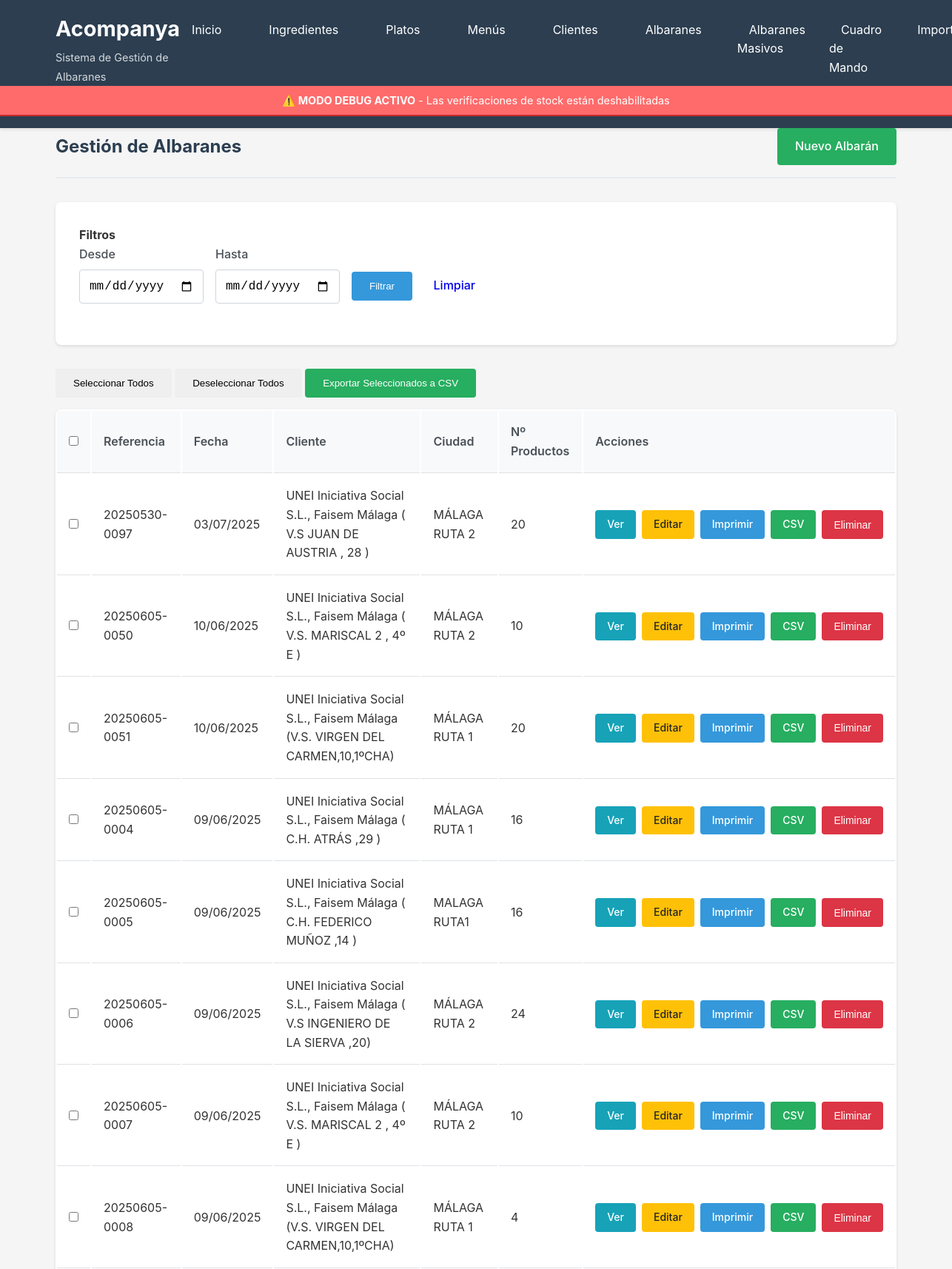
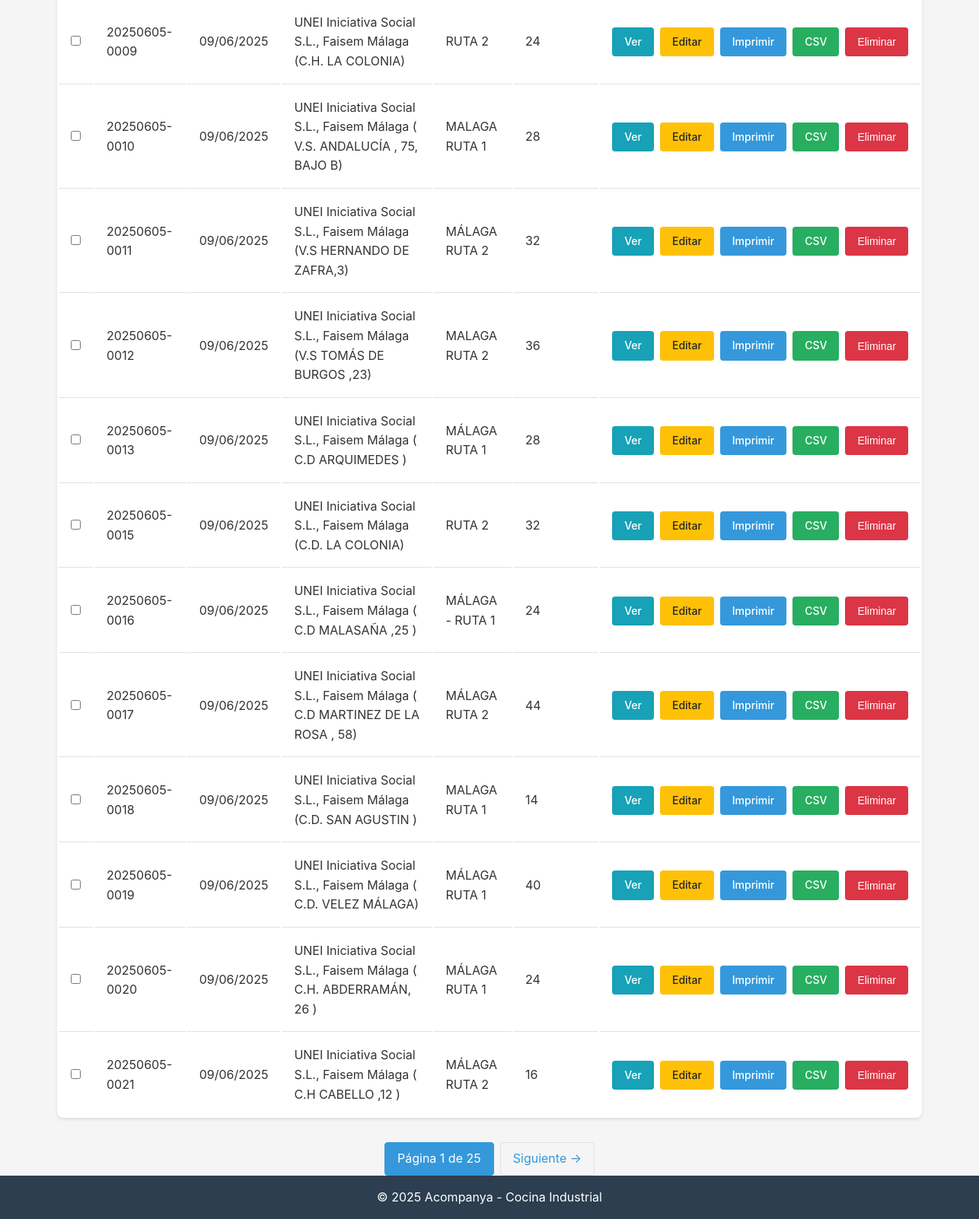
/albaranes/, run on an earlier commit of the app's database (2 pictures, top to bottom).
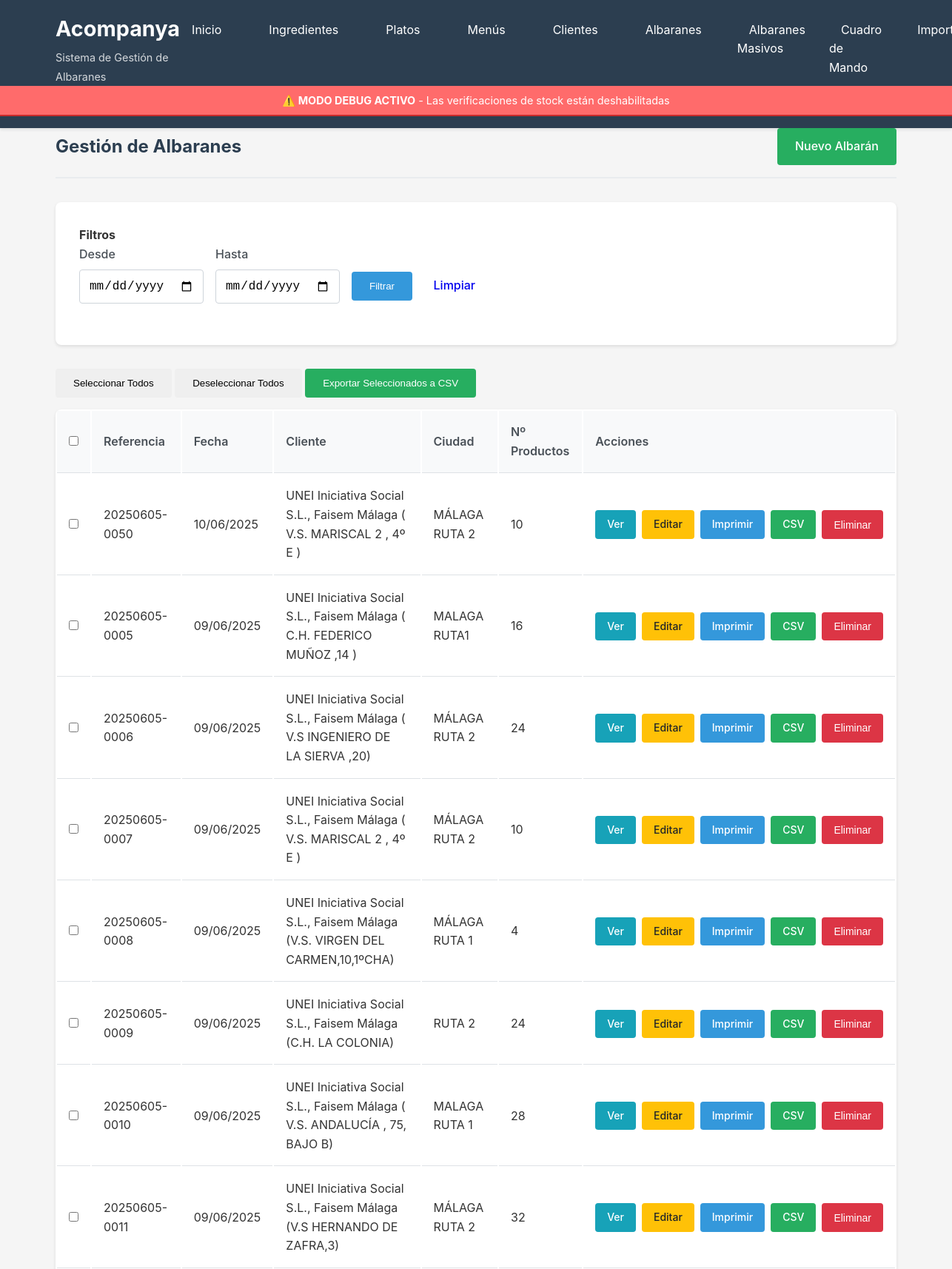
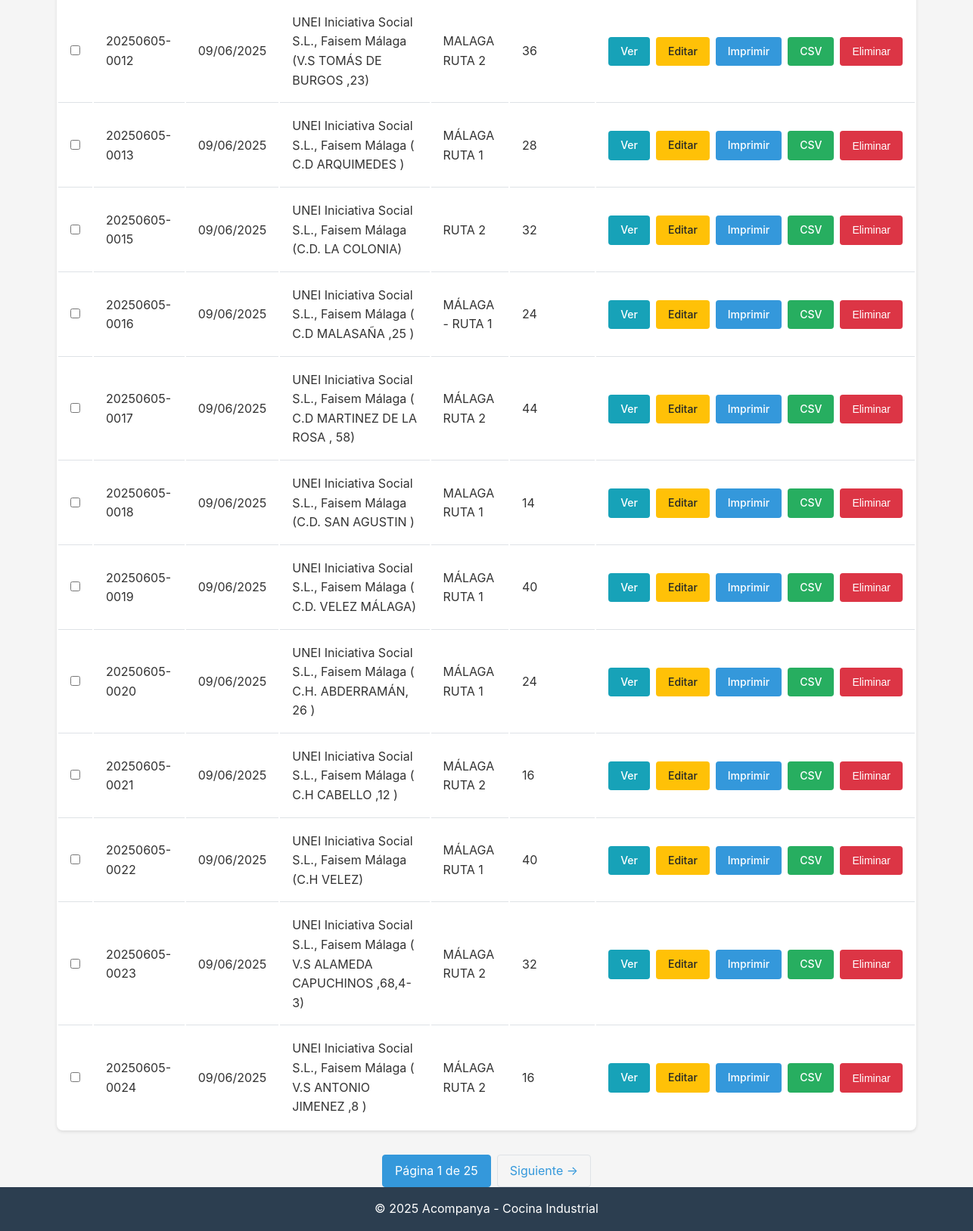
And on a later commit of the database (2 pictures, top to bottom).
### database/models.py (models this page shows, shortened)
class Albaran(db.Model):
    __tablename__ = 'albaranes'
    id = db.Column(db.Integer, primary_key=True)
    fecha = db.Column(db.Date, nullable=False, default=datetime.utcnow)
    referencia = db.Column(db.String(100), unique=True, nullable=False)
    destinatario = db.Column(db.String(200), nullable=True)
    cliente_id = db.Column(db.Integer, db.ForeignKey('clientes.id'), nullable=True)
    created_at = db.Column(db.DateTime, default=datetime.utcnow)
    detalles = db.relationship('AlbaranDetalle', backref='albaran', lazy='dynamic', cascade='all, delete-orphan')

class Cliente(db.Model):
    __tablename__ = 'clientes'
    id = db.Column(db.Integer, primary_key=True)
    nombre = db.Column(db.String(200), nullable=False, unique=True)
    ciudad = db.Column(db.String(100), nullable=False)
    created_at = db.Column(db.DateTime, default=datetime.utcnow)
    updated_at = db.Column(db.DateTime, default=datetime.utcnow, onupdate=datetime.utcnow)
    albaranes = db.relationship('Albaran', backref='cliente', lazy='dynamic')

### routes/albaranes.py (the view)
@albaranes_bp.route('/')
def listar():
    page = request.args.get('page', 1, type=int)
    fecha_desde = request.args.get('fecha_desde')
    fecha_hasta = request.args.get('fecha_hasta')
    query = Albaran.query
    if fecha_desde:
        query = query.filter(Albaran.fecha >= datetime.strptime(fecha_desde, '%Y-%m-%d').date())
    if fecha_hasta:
        query = query.filter(Albaran.fecha <= datetime.strptime(fecha_hasta, '%Y-%m-%d').date())
    albaranes = query.order_by(Albaran.fecha.desc()).paginate(
        page=page, per_page=20, error_out=False
    )
    return render_template('albaranes/listar.html', albaranes=albaranes)

### templates/albaranes/listar.html (shortened to what this page needs)
{% extends "base.html" %}
{% block content %}
<div class="page-header">
    <h2>Gestión de Albaranes</h2>
    <a href="{{ url_for('albaranes.nuevo') }}" class="btn btn-success">Nuevo Albarán</a>
</div>
<form method="GET" action="{{ url_for('albaranes.listar') }}" class="albaran-section">
    <h4>Filtros</h4>
    <div class="form-row" style="display: flex; gap: 1rem; align-items: flex-end;">
        <div class="form-group">
            <label for="fecha_desde" class="form-label">Desde</label>
            <input type="date" class="form-control" id="fecha_desde" name="fecha_desde"
                   value="{{ request.args.get('fecha_desde', '') }}">
        </div>
        <div class="form-group">
            <label for="fecha_hasta" class="form-label">Hasta</label>
            <input type="date" class="form-control" id="fecha_hasta" name="fecha_hasta"
                   value="{{ request.args.get('fecha_hasta', '') }}">
        </div>
        <div class="form-group">
            <button type="submit" class="btn btn-primary">Filtrar</button>
            <a href="{{ url_for('albaranes.listar') }}" class="btn btn-secondary">Limpiar</a>
        </div>
    </div>
</form>
<form id="export-form" method="POST" action="{{ url_for('albaranes.exportar_multiple_csv') }}">
<div style="margin-bottom: 1rem;">
    <button type="button" class="btn btn-secondary" onclick="selectAll()">Seleccionar Todos</button>
    <button type="button" class="btn btn-secondary" onclick="deselectAll()">Deseleccionar Todos</button>
    <button type="submit" class="btn btn-success" onclick="return validateExport()">Exportar Seleccionados a CSV</button>
</div>
<table class="table">
    <thead>
        <tr>
            <th style="width: 40px;">
                <input type="checkbox" id="select-all" onchange="toggleAll(this)">
            </th>
            <th>Referencia</th>
            <th>Fecha</th>
            <th>Cliente</th>
            <th>Ciudad</th>
            <th>Nº Productos</th>
            <th>Acciones</th>
        </tr>
    </thead>
    <tbody>
        {% for albaran in albaranes.items %}
        <tr>
            <td>
                <input type="checkbox" name="albaran_ids[]" value="{{ albaran.id }}" class="albaran-checkbox">
            </td>
            <td>{{ albaran.referencia }}</td>
            <td>{{ albaran.fecha.strftime('%d/%m/%Y') }}</td>
            <td>{{ albaran.cliente.nombre if albaran.cliente else '-' }}</td>
            <td>{{ albaran.cliente.ciudad if albaran.cliente else '-' }}</td>
            <td>{{ albaran.detalles.count() }}</td>
            <td>
                <div class="action-group">
                    <a href="{{ url_for('albaranes.ver', id=albaran.id) }}" class="btn btn-sm btn-info">Ver</a>
                    <a href="{{ url_for('albaranes.editar', id=albaran.id) }}" class="btn btn-sm btn-warning">Editar</a>
                    <a href="{{ url_for('albaranes.imprimir', id=albaran.id) }}" class="btn btn-sm btn-primary" target="_blank">Imprimir</a>
                    <a href="{{ url_for('albaranes.exportar_csv', id=albaran.id) }}" class="btn btn-sm btn-success">CSV</a>
                    <button type="button" class="btn btn-sm btn-danger" onclick="eliminarAlbaran({{ albaran.id }})">Eliminar</button>
                </div>
            </td>
        </tr>
        {% endfor %}
    </tbody>
</table>
</form>
{% if albaranes.has_prev or albaranes.has_next %}
<div class="pagination">
    <span class="active">Página {{ albaranes.page }} de {{ albaranes.pages }}</span>
    {% if albaranes.has_next %}
        <a href="{{ url_for('albaranes.listar', page=albaranes.next_num, fecha_desde=request.args.get('fecha_desde', ''), fecha_hasta=request.args.get('fecha_hasta', '')) }}">Siguiente →</a>
    {% endif %}
</div>
{% endif %}
{% endblock %}

### templates/base.html (shortened to what this page needs)
<!DOCTYPE html>
<html lang="es">
<head>
    <link rel="stylesheet" href="{{ url_for('static', filename='css/style.css') }}">
</head>
<body>
    <header>
        <nav class="navbar">
            <div class="nav-brand">
                <h1>Acompanya</h1>
                <span class="subtitle">Sistema de Gestión de Albaranes</span>
            </div>
            <ul class="nav-menu">
                <li><a href="{{ url_for('index') }}">Inicio</a></li>
                <li><a href="{{ url_for('ingredientes.listar') }}">Ingredientes</a></li>
                <li><a href="{{ url_for('platos.listar') }}">Platos</a></li>
                <li><a href="{{ url_for('menus.listar') }}">Menús</a></li>
                <li><a href="{{ url_for('clientes.listar') }}">Clientes</a></li>
                <li><a href="{{ url_for('albaranes.listar') }}">Albaranes</a></li>
                <li><a href="{{ url_for('albaranes_masivos.index') }}">Albaranes Masivos</a></li>
                <li><a href="{{ url_for('cuadro_mando.index') }}">Cuadro de Mando</a></li>
                <li><a href="{{ url_for('importar.index') }}">Importar</a></li>
            </ul>
        </nav>
        {% if config.DEBUG_MODE %}
        <div class="debug-mode-banner">
            <strong>⚠️ MODO DEBUG ACTIVO</strong> - Las verificaciones de stock están deshabilitadas
        </div>
        {% endif %}
    </header>
    <main class="container">
        {% block content %}{% endblock %}
    </main>
    <footer>
        <p>&copy; 2025 Acompanya - Cocina Industrial</p>
    </footer>
</body>
</html>

### static/css/style.css (style rules this page uses)
* { margin: 0; padding: 0; box-sizing: border-box; }
body { font-family: -apple-system, BlinkMacSystemFont, 'Segoe UI', Roboto, 'Helvetica Neue', Arial, sans-serif; line-height: 1.6; color: #333; background-color: #f5f5f5; min-height: 100vh; display: flex; flex-direction: column; }
header { background-color: #2c3e50; color: white; padding: 1rem 0; box-shadow: 0 2px 4px rgba(0,0,0,0.1); }
.debug-mode-banner { background-color: #ff6b6b; color: white; padding: 0.5rem; text-align: center; font-size: 0.9rem; border-bottom: 2px solid #c92a2a; }
.navbar { max-width: 1200px; margin: 0 auto; padding: 0 2rem; display: flex; justify-content: space-between; align-items: center; }
.nav-brand h1 { font-size: 1.8rem; margin-bottom: 0.2rem; }
.nav-brand .subtitle { font-size: 0.9rem; opacity: 0.8; }
.nav-menu { display: flex; list-style: none; gap: 2rem; }
.nav-menu a { color: white; text-decoration: none; padding: 0.5rem 1rem; border-radius: 4px; transition: background-color 0.3s; }
main { flex: 1; padding: 2rem 0; }
.container { max-width: 1200px; margin: 0 auto; padding: 0 2rem; }
.btn { display: inline-block; padding: 0.75rem 1.5rem; text-decoration: none; border-radius: 4px; font-weight: 500; transition: all 0.3s; border: none; cursor: pointer; text-align: center; }
.btn-primary { background-color: #3498db; color: white; }
.btn-success { background-color: #27ae60; color: white; }
.btn-info { background-color: #17a2b8; color: white; }
.btn-danger { background-color: #dc3545; color: white; }
.btn-warning { background-color: #ffc107; color: #212529; }
.btn-sm { padding: 0.5rem 1rem; font-size: 0.875rem; }
.table { width: 100%; background: white; border-radius: 8px; overflow: hidden; box-shadow: 0 2px 4px rgba(0,0,0,0.1); }
.table th, .table td { padding: 1rem; text-align: left; border-bottom: 1px solid #dee2e6; }
.table th { background-color: #f8f9fa; font-weight: 600; color: #495057; }
.table tbody tr:last-child td { border-bottom: none; }
.form-group { margin-bottom: 1.5rem; }
.form-label { display: block; margin-bottom: 0.5rem; font-weight: 500; color: #495057; }
.form-control { width: 100%; padding: 0.75rem; border: 1px solid #ced4da; border-radius: 4px; font-size: 1rem; transition: border-color 0.3s; }
.page-header { display: flex; justify-content: space-between; align-items: center; margin-bottom: 2rem; padding-bottom: 1rem; border-bottom: 2px solid #e9ecef; }
.page-header h2 { color: #2c3e50; }
.action-group { display: flex; gap: 0.5rem; }
footer { background-color: #2c3e50; color: white; text-align: center; padding: 1rem 0; margin-top: auto; }
.pagination { display: flex; justify-content: center; margin-top: 2rem; gap: 0.5rem; }
.pagination a, .pagination span { padding: 0.5rem 1rem; text-decoration: none; border: 1px solid #dee2e6; color: #3498db; border-radius: 4px; }
.pagination .active { background-color: #3498db; color: white; border-color: #3498db; }
.albaran-section { background: white; padding: 2rem; border-radius: 8px; margin-bottom: 2rem; box-shadow: 0 2px 4px rgba(0,0,0,0.1); }

What changed in the data, as far as the page shows it:
removed Albaran: referencia "20250530-0097", fecha "03/07/2025", cliente "UNEI Iniciativa Social S.L., Faisem Málaga ( V.S JUAN DE AUSTRIA , 28 )", cliente "MÁLAGA RUTA 2", detalles.count "20"
removed Albaran: referencia "20250605-0051", fecha "10/06/2025", cliente "UNEI Iniciativa Social S.L., Faisem Málaga (V.S. VIRGEN DEL CARMEN,10,1ºCHA)", cliente "MÁLAGA RUTA 1", detalles.count "20"
removed Albaran: referencia "20250605-0004", fecha "09/06/2025", cliente "UNEI Iniciativa Social S.L., Faisem Málaga ( C.H. ATRÁS ,29 )", cliente "MÁLAGA RUTA 1", detalles.count "16"
now on this page (row unchanged): Albaran: referencia "20250605-0022", fecha "09/06/2025", cliente "UNEI Iniciativa Social S.L., Faisem Málaga (C.H VELEZ)", cliente "MÁLAGA RUTA 1", detalles.count "40"
now on this page (row unchanged): Albaran: referencia "20250605-0023", fecha "09/06/2025", cliente "UNEI Iniciativa Social S.L., Faisem Málaga ( V.S ALAMEDA CAPUCHINOS ,68,4-3)", cliente "MÁLAGA RUTA 2", detalles.count "32"
now on this page (row unchanged): Albaran: referencia "20250605-0024", fecha "09/06/2025", cliente "UNEI Iniciativa Social S.L., Faisem Málaga ( V.S ANTONIO JIMENEZ ,8 )", cliente "MÁLAGA RUTA 2", detalles.count "16"
